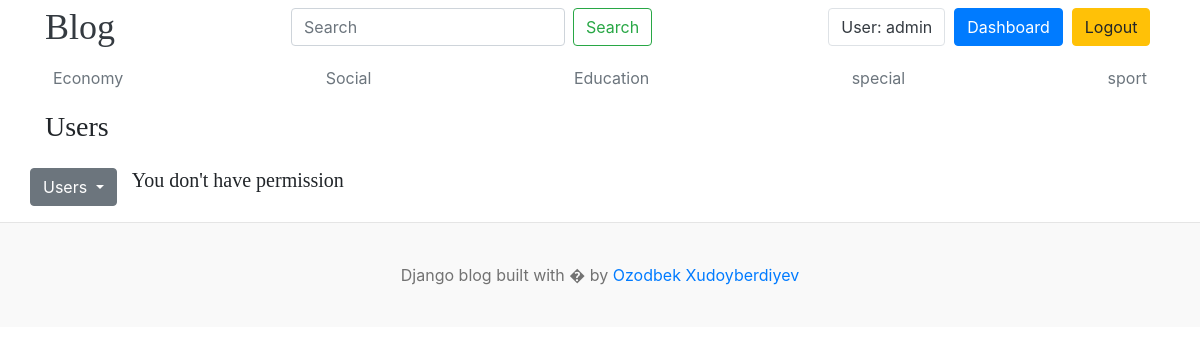
Page /dashboard/users/edit/1/ on the committed database.
### blogs/models.py (models this page shows)
class Category(models.Model):
    name = models.CharField(max_length=100)
    created_at = models.DateTimeField(auto_now_add=True)
    updated_at = models.DateTimeField(auto_now=True)
    def __str__(self) -> str:
        return self.name
    class Meta:
        verbose_name_plural="Categories"
        verbose_name="Category"

### dashboard/views.py (the view, shortened to what this page needs)
# urls.py: path('users/edit/<int:pk>/',edit_user,name='edit_user'),
def edit_user(request,pk):
    user = get_object_or_404(User,pk=pk)
    if request.method == "GET":
        form = EditUserForm(instance=user)
        context = {
            "form":form,
            "user":user
        }
        return render(request,'dashboard/edit_user.html',context)

### dashboard/forms.py
class EditUserForm(forms.ModelForm ):
    class Meta:
        model = User
        fields = ('username','email','first_name','last_name','is_staff','is_active','is_superuser','groups','user_permissions')
    user_permissions = forms.ModelMultipleChoiceField(
        queryset=Permission.objects.filter(codename__in=['add_blog', 'change_blog', "view_blog"]),
        widget=forms.CheckboxSelectMultiple(),
        required=False
    )

### blogs/context_processor.py (called while the page is built)
def get_categories(request):
    categories = Category.objects.all()
    return {'categories':categories}

### settingapp/context_processor.py (called while the page is built)
def get_social_links(request):
    social_links = Social_links.objects.all()
    return {'social_links':social_links}

### template/dashboard/edit_user.html
{% extends 'base.html' %} {% load static %} {% block content %}
<div class="row">
  <div class="col-3">
    <h3>Users</h3>
  </div>
</div>
<div class="row my-3">
  {% include 'dashboard/left-side-bar.html' %}
  <div class="col-9">
    {% load crispy_forms_tags %}
    {% if perms.auth.change_user %}
    <h4 class="text-center">Edit User</h4>
    <form
      action="{% url 'edit_user' user.id %}"
      method="post"
      style="width: 500px; margin: auto"
    >
      {% csrf_token %} {{form|crispy}}
      <button type="submit" class="btn btn-primary">Update</button>
    </form>
    {% else %}
    <h5>You don't have permission</h5>
    {% endif %}
  </div>
</div>
{% endblock %}

### template/base.html (shortened to what this page needs)
{% load static %}
<!DOCTYPE html>
<html lang="en">
  <head>
    <link
      href="https://getbootstrap.com/docs/4.0/dist/css/bootstrap.min.css"
      rel="stylesheet"
    />
    <link href="{% static 'css/blog.css' %}" rel="stylesheet" />
  </head>
  <body>
    <div class="container">
      <nav class="navbar navbar-expand-lg navbar-light p-0 bg-white">
        <div class="m-0">
          <a class="blog-header-logo text-dark ml-0" href="/">Blog</a>
        </div>
        <div class="collapse navbar-collapse" id="navbarSupportedContent">
          <form action="{% url 'search' %}" method="get" class="form-inline my-2 my-lg-0 ml-auto">
            <input
              class="form-control mr-sm-2"
              type="search"
              placeholder="Search"
              aria-label="Search"
              name="keyword"
              value="{{keyword}}"
            />
            <button class="btn btn-outline-success my-2 my-sm-0" type="submit">
              Search
            </button>
          </form>
          <ul class="navbar-nav ml-auto">
            {% if user.is_authenticated %}
            <a class="btn text-dark border " href="#">User:&nbsp;{{user}}</a>
            <a class="btn btn-primary " href="{% url 'dashboard' %}">Dashboard</a>
            <a class="btn  btn-warning" href="{% url 'logout' %}"
              >Logout</a
            >
            {% endif %}
          </ul>
        </div>
      </nav>
      <div class="nav-scroller py-1 mb-2">
        <nav class="nav d-flex justify-content-between">
          {% for category in categories %}
          <a
            class="p-2 text-muted"
            href="{% url 'posts_by_category' category.id %}"
            >{{category}}</a
          >
          {% endfor %}
        </nav>
      </div>
      {% block content %} {% endblock %}
    </div>
    <footer class="blog-footer">
      <p>Django blog built with � by <a href="#">Ozodbek Xudoyberdiyev</a></p>
    </footer>
  </body>
</html>

### blog_site/static/css/blog.css (style rules this page uses)
.blog-header-logo { font-family: "Playfair Display", Georgia, "Times New Roman", serif; font-size: 2.25rem; }
h1, h2, h3, h4, h5, h6 { font-family: "Playfair Display", Georgia, "Times New Roman", serif; }
.blog-footer { padding: 2.5rem 0; color: #727272; text-align: center; background-color: #f9f9f9; border-top: .05rem solid #e5e5e5; }
.blog-footer p:last-child { margin-bottom: 0; }

### rows in the picture
Category: name "Economy"
Category: name "Social"
Category: name "Education"
Category: name "special"
Category: name "sport"

### other values in the picture
{{ user }} "admin"
